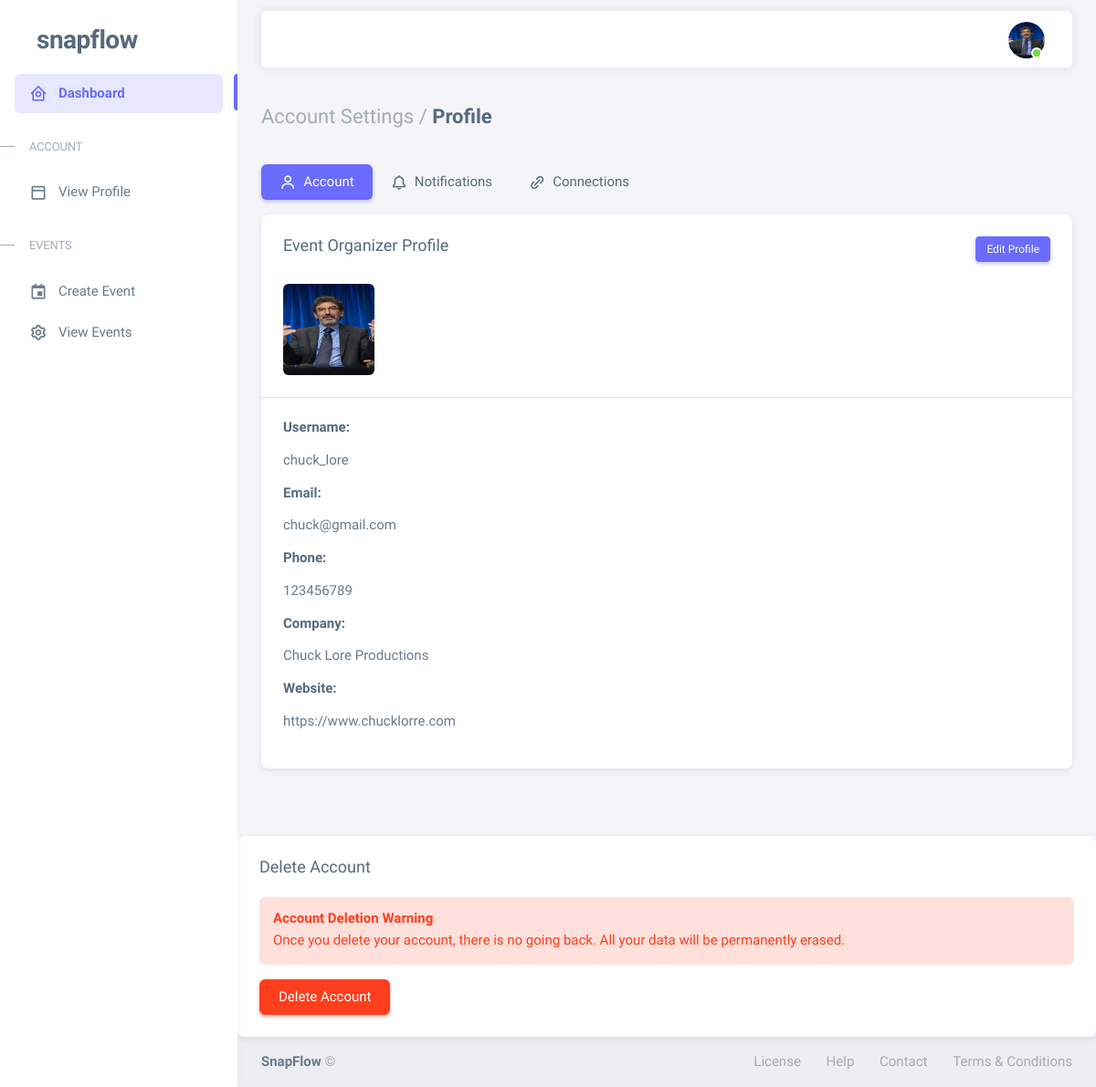
The page /account/profile/ (signed in) on the database its author committed.
### users/models.py (models this page shows, shortened)
class CustomUser(AbstractUser):
    class Roles(models.TextChoices):
        ORGANIZER = 'ORGANIZER', _('Event Organizer')
        PHOTOGRAPHER = 'PHOTOGRAPHER', _('Photographer')
        PARTICIPANT = 'PARTICIPANT', _('Event Participant')
    class ParticipantTypes(models.TextChoices):
        GUEST = 'GUEST', _('Guest')
        FAMILY = 'FAMILY', _('Family')
        FRIEND = 'FRIEND', _('Friend')
        WINNER = 'WINNER', _('Winner')
        OTHER = 'OTHER', _('Other')
    class PhotographerRoles(models.TextChoices):
        LEAD = 'LEAD', _('Lead Photographer')
        ASSISTANT = 'ASSISTANT', _('Assistant Photographer')
        SECONDARY = 'SECONDARY', _('Secondary Photographer')
    role = models.CharField(
        max_length=20,
        choices=Roles.choices,
        null=True,
        blank=False
    )
    avatar = models.ImageField(
        upload_to='user_avatars/',
        validators=[FileExtensionValidator(['jpg', 'jpeg', 'png'])],
        null=True,
        blank=True
    )
    phone_number = models.CharField(max_length=15, blank=True)
    company_name = models.CharField(max_length=100, blank=True)
    website = models.URLField(blank=True)
    portfolio_url = models.URLField(blank=True)
    photographer_role = models.CharField(
        max_length=20,
        choices=PhotographerRoles.choices,
        blank=True
    )
    watermark = models.ImageField(
        upload_to='photographer_watermarks/',
        validators=[FileExtensionValidator(['png'])],
        null=True,
        blank=True
    )
    participant_type = models.CharField(
        max_length=20,
        choices=ParticipantTypes.choices,
        blank=True
    )
    image_visibility = models.CharField(
        max_length=20,
        choices=[
            ('PUBLIC', 'Public'),
            ('PRIVATE', 'Private'),
            ('EVENT_ONLY', 'Event Only')
        ],
        default='PRIVATE'
    )
    blur_requested = models.BooleanField(default=False)
    remove_requested = models.BooleanField(default=False)
    is_verified = models.BooleanField(default=False)

### users/views.py (the view)
# urls.py: path('profile/', views.ProfileView.as_view(), name='profile'),
class ProfileView(LoginRequiredMixin, TemplateView):
    template_name = 'users/profile.html'
    def get_context_data(self, **kwargs):
        context = super().get_context_data(**kwargs)
        user = self.request.user
        context.update({
            'user': user,
            'profile_complete': bool(user.phone_number),  # Basic check for profile completion
        })
        return context

### notifications/context_processors.py (called while the page is built)
def notification_processor(request):
    context = {
        'unread_notifications_count': 0,
        'recent_notifications': []
    }
    if request.user.is_authenticated:
        from .models import Notification
        context['unread_notifications_count'] = Notification.objects.filter(
            recipient=request.user,
            is_read=False
        ).count()
        context['recent_notifications'] = Notification.objects.filter(
            recipient=request.user
        ).order_by('-created_at')[:5]
    return context

### templates/users/profile.html (shortened to what this page needs)
{% extends "users/db_base.html" %}
{% load static %}
{% block content %}
<div class="container-xxl flex-grow-1 container-p-y">
    <h4 class="fw-bold py-3 mb-4"><span class="text-muted fw-light">Account Settings /</span> Profile</h4>
    <div class="row">
      <div class="col-md-12">
        <ul class="nav nav-pills flex-column flex-md-row mb-3">
          <li class="nav-item">
            <a class="nav-link active" href="javascript:void(0);"><i class="bx bx-user me-1"></i> Account</a>
          </li>
          <li class="nav-item">
            <a class="nav-link" href="{% url 'notifications:list' %}"><i class="bx bx-bell me-1"></i> Notifications</a>
          </li>
          <li class="nav-item">
            <a class="nav-link" href="pages-account-settings-connections.html"><i class="bx bx-link-alt me-1"></i> Connections</a>
          </li>
        </ul>
        <div class="card mb-4">
          <h5 class="card-header">
            {{ user.get_role_display }} Profile
            <button id="editButton"
                   class="view-only btn btn-primary btn-sm float-end"
                   onclick="toggleEditMode()">
              Edit Profile
            </button>
          </h5>
          <div class="card-body">
            <div class="d-flex align-items-start align-items-sm-center gap-4">
              <img src="{{ user.avatar.url|default:'/static/default-avatar.png' }}"
                   alt="user-avatar" class="d-block rounded" height="100" width="100" id="uploadedAvatar" />
            </div>
          </div>
          <hr class="my-0" />
          <div class="card-body">
            <div class="row view-only">
              <div class="col-md-6 mb-3">
                <h6 class="fw-semibold">Username:</h6>
                <p>{{ user.username }}</p>
              </div>
              <div class="col-md-6 mb-3">
                <h6 class="fw-semibold">Email:</h6>
                <p>{{ user.email }}</p>
              </div>
              <div class="col-md-6 mb-3">
                <h6 class="fw-semibold">Phone:</h6>
                <p>{{ user.phone_number|default:"Not provided" }}</p>
              </div>
              {% if user.role == 'ORGANIZER' %}
                <div class="col-md-6 mb-3">
                  <h6 class="fw-semibold">Company:</h6>
                  <p>{{ user.company_name|default:"Not provided" }}</p>
                </div>
                <div class="col-md-6 mb-3">
                  <h6 class="fw-semibold">Website:</h6>
                  <p>{{ user.website|default:"Not provided" }}</p>
                </div>
              {% endif %}
            </div>
          </div>
        </div>
      </div>
    </div>
  </div>
  <div class="card mt-4">
    <h5 class="card-header">Delete Account</h5>
    <div class="card-body">
      <div class="mb-3 col-12 mb-0">
        <div class="alert alert-danger">
          <h6 class="alert-heading fw-bold mb-1">Account Deletion Warning</h6>
          <p class="mb-0">Once you delete your account, there is no going back. All your data will be permanently erased.</p>
        </div>
      </div>
      <form id="deleteAccountForm" method="POST" action="{% url 'users:delete_account' %}">
        <button type="button" class="btn btn-danger" id="deleteAccountBtn">Delete Account</button>
      </form>
    </div>
  </div>
{% endblock content %}

### templates/users/db_base.html (shortened to what this page needs)
{% load static %}
<!DOCTYPE html>
<html
  lang="en"
  class="light-style layout-menu-fixed"
  dir="ltr"
  data-theme="theme-default"
  data-assets-path="{% static 'users/assets/' %}"
  data-template="vertical-menu-template-free"
>
  <head>
    <link rel="stylesheet" href="{% static 'users/assets/vendor/fonts/boxicons.css' %}" />
    <link rel="stylesheet" href="{% static 'users/assets/vendor/css/core.css' %}" class="template-customizer-core-css" />
    <link rel="stylesheet" href="{% static 'users/assets/vendor/css/theme-default.css' %}" class="template-customizer-theme-css" />
    <link rel="stylesheet" href="{% static 'users/assets/css/demo.css' %}" />
    <link rel="stylesheet" href="https://cdn.jsdelivr.net/npm/bootstrap-icons/font/bootstrap-icons.css">
    <link rel="stylesheet" href="{% static 'css/notifications.css' %}">
    <link rel="stylesheet" href="{% static 'users/assets/vendor/libs/perfect-scrollbar/perfect-scrollbar.css' %}" />
    <link rel="stylesheet" href="{% static 'users/assets/vendor/libs/apex-charts/apex-charts.css' %}" />
  </head>
  <body>
    <div class="layout-wrapper layout-content-navbar">
      <div class="layout-container">
<aside id="layout-menu" class="layout-menu menu-vertical menu bg-menu-theme">
    <div class="app-brand demo">
      <a href="{% url 'home:landing' %}" class="app-brand-link">
        <span class="app-brand-text demo menu-text fw-bolder ms-2">SnapFlow</span>
      </a>
    </div>
    <ul class="menu-inner py-1">
      <li class="menu-item active">
        <a href="{% url 'users:dashboard' %}" class="menu-link">
          <i class="menu-icon tf-icons bx bx-home-circle"></i>
          <div data-i18n="Analytics">Dashboard</div>
        </a>
      </li>
      <li class="menu-header small text-uppercase">
        <span class="menu-header-text">Account</span>
      </li>
      <li class="menu-item">
        <a href="{% url 'users:profile' %}" class="menu-link">
          <i class="menu-icon tf-icons bx bx-dock-top"></i>
          <div>View Profile</div>
        </a>
      </li>
      <li class="menu-header small text-uppercase">
        <span class="menu-header-text">Events</span>
      </li>
      {% if user.role == 'ORGANIZER' %}
        <li class="menu-item">
          <a href="{% url 'events:event_create' %}" class="menu-link">
            <i class="menu-icon tf-icons bx bx-calendar-event"></i>
            <div>Create Event</div>
          </a>
        </li>
        <li class="menu-item">
          <a href="{% url 'events:event_list' %}" class="menu-link">
            <i class="menu-icon tf-icons bx bx-cog"></i>
            <div>View Events</div>
          </a>
        </li>
      {% endif %}
    </ul>
  </aside>
        <div class="layout-page">
          <nav
            class="layout-navbar container-xxl navbar navbar-expand-xl navbar-detached align-items-center bg-navbar-theme"
            id="layout-navbar"
          >
            <div class="navbar-nav-right d-flex align-items-center" id="navbar-collapse">
              <ul class="navbar-nav flex-row align-items-center ms-auto">
<li class="nav-item navbar-dropdown dropdown-user dropdown">
  <a class="nav-link dropdown-toggle hide-arrow position-relative" href="{% url 'users:profile'  %}" data-bs-toggle="dropdown">
    <div class="avatar avatar-online">
      <img src="{{ user.avatar.url }}" alt class="w-px-40 h-px-40 rounded-circle object-fit-cover" />
    </div>
  </a>
</li>
              </ul>
            </div>
          </nav>
        {% block content %}{% endblock content %}
              <section id="basic-footer">
                <footer class="footer bg-light">
                  <div
                    class="container-fluid d-flex flex-md-row flex-column justify-content-between align-items-md-center gap-1 container-p-x py-3"
                  >
                    <div>
                      <a
                        href="https://themeselection.com/demo/sneat-bootstrap-html-admin-template/landing/"
                        target="_blank"
                        class="footer-text fw-bolder"
                        >SnapFlow</a
                      >
                      ©
                    </div>
                    <div>
                      <a href="{% url 'home:maintanance' %}" class="footer-link me-4" target="_blank">License</a>
                      <a href="{% url 'home:maintanance' %}" class="footer-link me-4">Help</a>
                      <a href="{% url 'home:maintanance' %}" class="footer-link me-4">Contact</a>
                      <a href="{% url 'home:maintanance' %}" class="footer-link">Terms &amp; Conditions</a>
                    </div>
                  </div>
                </footer>
              </section>
          </div>
        </div>
      </div>
  </body>
</html>

### static/users/assets/css/demo.css (style rules this page uses)
.menu .app-brand.demo { height: 64px; margin-top: 12px; }
.app-brand-text.demo { font-size: 1.75rem; letter-spacing: -0.5px; text-transform: lowercase; }

### rows shown on the page
CustomUser: avatar (picture), role "Event Organizer", username "chuck_lore", email "chuck@gmail.com", phone_number "123456789", company_name "Chuck Lore Productions", website "https://www.chucklorre.com"
